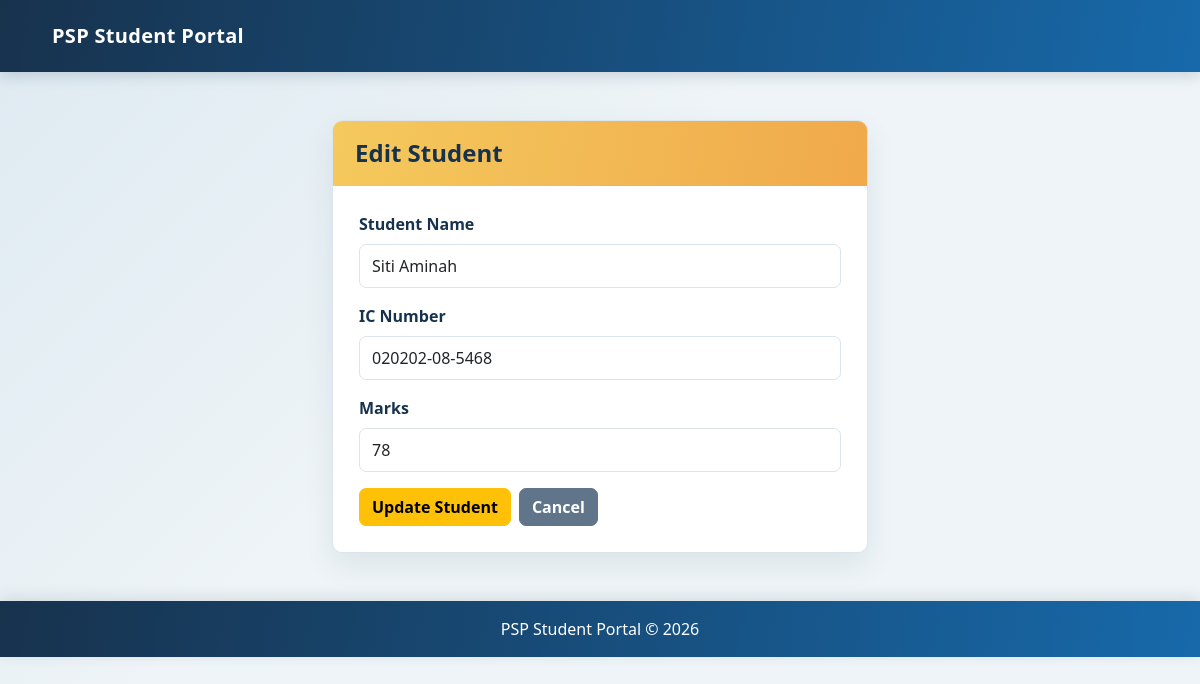
The app's page /controllers/StudentController.php?action=edit&id=2 (signed in) with its own data.
### tables this page shows
CREATE TABLE `students` (
  `id` int(11) NOT NULL,
  `name` varchar(100) NOT NULL,
  `ic` varchar(20) NOT NULL,
  `marks` int(11) NOT NULL
);

### models/Student.php (called while the page is built, shortened)
<?php
require_once __DIR__ . '/../config/database.php';
class Student
{
    private $conn;
    public function __construct()
    {
        global $conn;
        $this->conn = $conn;
    }
    public function getStudentById($id)
    {
        $sql = "SELECT * FROM students WHERE id = :id";
        $stmt = $this->conn->prepare($sql);
        $stmt->bindParam(':id', $id, PDO::PARAM_INT);
        $stmt->execute();
        return $stmt->fetch(PDO::FETCH_ASSOC);
    }
}
?>

### views/students/edit.php (the view, shortened to what this page needs)
<?php
require_once __DIR__ . '/../includes/header.php';
?>
<div class="container mt-5">
    <div class="row justify-content-center">
        <div class="col-md-6">
            <div class="card shadow">
                <div class="card-header bg-warning">
                    <h4 class="mb-0">Edit Student</h4>
                </div>
                <div class="card-body">
                    <form method="POST"
                          action="../controllers/StudentController.php?action=edit&id=<?= (int) $student['id'] ?>"
                          onsubmit="return validateEditForm();"
                          novalidate>
                        <div class="mb-3">
                            <label for="name" class="form-label">Student Name</label>
                            <input type="text"
                                   class="form-control"
                                   id="name"
                                   name="name"
                                   maxlength="100"
                                   value="<?= htmlspecialchars($student['name']) ?>"
                                   required>
                        </div>
                        <div class="mb-3">
                            <label for="ic" class="form-label">IC Number</label>
                            <input type="text"
                                   class="form-control"
                                   id="ic"
                                   name="ic"
                                   maxlength="14"
                                   pattern="[0-9]{6}-[0-9]{2}-[0-9]{4}"
                                   value="<?= htmlspecialchars($student['ic']) ?>"
                                   placeholder="e.g. 010101-07-0902"
                                   required>
                        </div>
                        <div class="mb-3">
                            <label for="marks" class="form-label">Marks</label>
                            <input type="number"
                                   class="form-control"
                                   id="marks"
                                   name="marks"
                                   value="<?= htmlspecialchars($student['marks']) ?>"
                                   min="0"
                                   max="100"
                                   step="1"
                                   required>
                        </div>
                        <div class="d-flex gap-2">
                            <button type="submit" class="btn btn-warning">Update Student</button>
                            <a href="../controllers/StudentController.php?action=index" class="btn btn-secondary">Cancel</a>
                        </div>
                    </form>
                </div>
            </div>
        </div>
    </div>
</div>
<?php
require_once __DIR__ . '/../includes/footer.php';
?>

### public/style.css (style rules this page uses)
:root { --portal-ink: #17324d; --portal-muted: #68798c; --portal-blue: #1769aa; --portal-teal: #168f91; --portal-surface: #ffffff; --portal-line: #dbe5ed; --portal-background: #eef4f7; }
body { min-height: 100vh; color: var(--portal-ink); background: linear-gradient(135deg, rgba(23, 105, 170, 0.08), transparent 42%), var(--portal-background); font-family: "Segoe UI", sans-serif; }
.container { max-width: 1120px; }
.card { overflow: hidden; border: 1px solid var(--portal-line); border-radius: 10px; background: var(--portal-surface); box-shadow: 0 12px 30px rgba(23, 50, 77, 0.08) !important; }
.card-header { padding: 18px 22px; border: 0; background: linear-gradient(100deg, var(--portal-blue), var(--portal-teal)) !important; }
.card-header.bg-warning { color: #17324d; background: linear-gradient(100deg, #f4c95d, #f0a94b) !important; }
.card-body { padding: 26px; }
h2, h4 { font-weight: 700; }
.form-label { color: var(--portal-ink); font-weight: 600; }
.form-control { min-height: 44px; border: 1px solid var(--portal-line); border-radius: 7px; }
.btn { border-radius: 7px; font-weight: 600; }
.btn-secondary { border-color: #60758a; background: #60758a; }

### records on screen
students: name "Siti Aminah", ic "020202-08-5468", marks "78"
